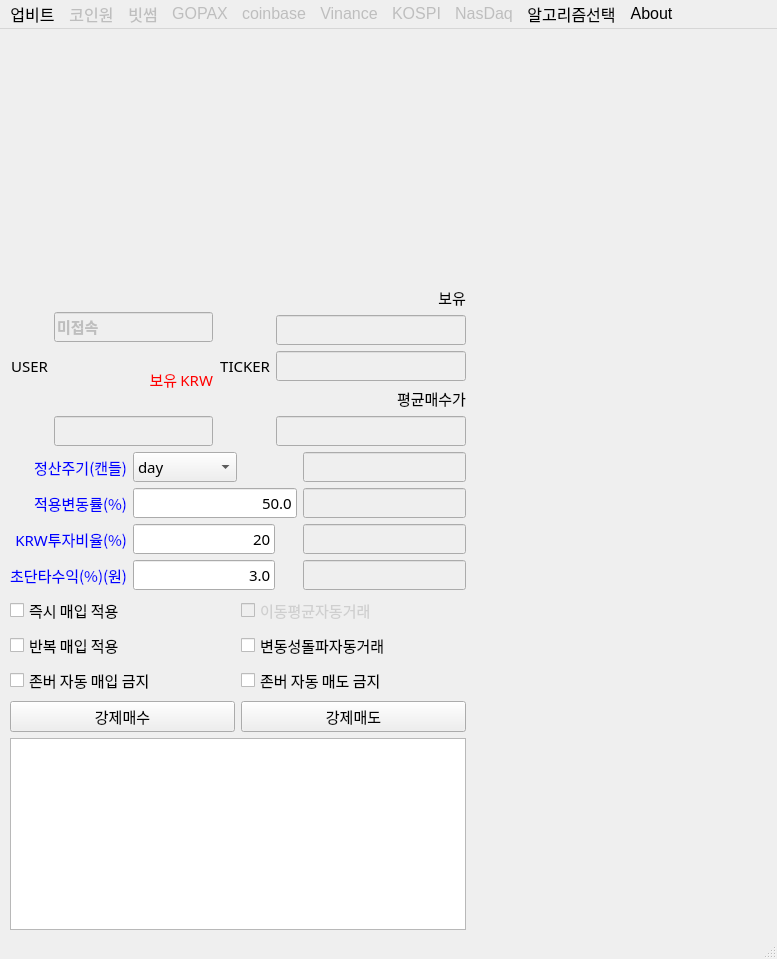
<?xml version="1.0" encoding="UTF-8"?>
<ui version="4.0">
 <class>MainWindow</class>
 <widget class="QMainWindow" name="MainWindow">
  <property name="geometry">
   <rect>
    <x>0</x>
    <y>0</y>
    <width>777</width>
    <height>959</height>
   </rect>
  </property>
  <property name="sizePolicy">
   <sizepolicy hsizetype="Fixed" vsizetype="Fixed">
    <horstretch>0</horstretch>
    <verstretch>0</verstretch>
   </sizepolicy>
  </property>
  <property name="windowTitle">
   <string>24시간 잠들지 않는 bitMeta23.01.27</string>
  </property>
  <property name="windowIcon">
   <iconset>
    <normaloff>2.ico</normaloff>2.ico</iconset>
  </property>
  <property name="windowOpacity">
   <double>80.000000000000000</double>
  </property>
  <property name="animated">
   <bool>false</bool>
  </property>
  <widget class="QWidget" name="centralwidget">
   <widget class="QLabel" name="lbl_upbitInterest">
    <property name="geometry">
     <rect>
      <x>38</x>
      <y>153</y>
      <width>131</width>
      <height>21</height>
     </rect>
    </property>
    <property name="font">
     <font>
      <family>맑은 고딕</family>
      <pointsize>11</pointsize>
      <weight>75</weight>
      <bold>true</bold>
     </font>
    </property>
    <property name="text">
     <string/>
    </property>
    <property name="alignment">
     <set>Qt::AlignRight|Qt::AlignTrailing|Qt::AlignVCenter</set>
    </property>
   </widget>
   <widget class="QWidget" name="verticalLayoutWidget_2">
    <property name="geometry">
     <rect>
      <x>10</x>
      <y>0</y>
      <width>456</width>
      <height>901</height>
     </rect>
    </property>
    <layout class="QVBoxLayout" name="verticalLayout_4">
     <item>
      <widget class="OverviewWidget" name="widget_3" native="true">
       <property name="maximumSize">
        <size>
         <width>16777215</width>
         <height>120</height>
        </size>
       </property>
      </widget>
     </item>
     <item>
      <widget class="ChartWidget" name="widget_2" native="true"/>
     </item>
     <item>
      <layout class="QHBoxLayout" name="horizontalLayout_3">
       <item>
        <layout class="QHBoxLayout" name="horizontalLayout_4">
         <item>
          <layout class="QVBoxLayout" name="verticalLayout_7">
           <item>
            <widget class="QLabel" name="label">
             <property name="font">
              <font>
               <family>맑은 고딕</family>
               <pointsize>11</pointsize>
              </font>
             </property>
             <property name="text">
              <string>USER</string>
             </property>
             <property name="alignment">
              <set>Qt::AlignRight|Qt::AlignTrailing|Qt::AlignVCenter</set>
             </property>
            </widget>
           </item>
          </layout>
         </item>
         <item>
          <layout class="QVBoxLayout" name="verticalLayout_11">
           <item>
            <widget class="QLabel" name="label_14">
             <property name="sizePolicy">
              <sizepolicy hsizetype="Fixed" vsizetype="Fixed">
               <horstretch>0</horstretch>
               <verstretch>0</verstretch>
              </sizepolicy>
             </property>
             <property name="font">
              <font>
               <family>맑은 고딕</family>
               <pointsize>11</pointsize>
               <italic>false</italic>
              </font>
             </property>
             <property name="text">
              <string/>
             </property>
             <property name="pixmap">
              <pixmap>3.ico</pixmap>
             </property>
             <property name="scaledContents">
              <bool>true</bool>
             </property>
             <property name="alignment">
              <set>Qt::AlignRight|Qt::AlignTrailing|Qt::AlignVCenter</set>
             </property>
            </widget>
           </item>
           <item>
            <widget class="QLineEdit" name="lineEdit_idInfo">
             <property name="enabled">
              <bool>false</bool>
             </property>
             <property name="font">
              <font>
               <family>맑은 고딕</family>
               <pointsize>11</pointsize>
               <weight>75</weight>
               <italic>false</italic>
               <bold>true</bold>
              </font>
             </property>
             <property name="text">
              <string>미접속</string>
             </property>
             <property name="alignment">
              <set>Qt::AlignLeading|Qt::AlignLeft|Qt::AlignVCenter</set>
             </property>
            </widget>
           </item>
           <item>
            <widget class="QLabel" name="label_19">
             <property name="font">
              <font>
               <family>맑은 고딕</family>
               <pointsize>11</pointsize>
              </font>
             </property>
             <property name="styleSheet">
              <string notr="true">color:red;</string>
             </property>
             <property name="text">
              <string>보유 KRW</string>
             </property>
             <property name="alignment">
              <set>Qt::AlignRight|Qt::AlignTrailing|Qt::AlignVCenter</set>
             </property>
            </widget>
           </item>
           <item>
            <widget class="QLineEdit" name="lineEdit_boyuKRW">
             <property name="enabled">
              <bool>false</bool>
             </property>
             <property name="font">
              <font>
               <family>맑은 고딕</family>
               <pointsize>11</pointsize>
              </font>
             </property>
             <property name="alignment">
              <set>Qt::AlignRight|Qt::AlignTrailing|Qt::AlignVCenter</set>
             </property>
            </widget>
           </item>
          </layout>
         </item>
        </layout>
       </item>
       <item>
        <widget class="QLabel" name="label_2">
         <property name="font">
          <font>
           <family>맑은 고딕</family>
           <pointsize>11</pointsize>
          </font>
         </property>
         <property name="text">
          <string>TICKER</string>
         </property>
         <property name="alignment">
          <set>Qt::AlignRight|Qt::AlignTrailing|Qt::AlignVCenter</set>
         </property>
        </widget>
       </item>
       <item>
        <layout class="QVBoxLayout" name="verticalLayout_8">
         <item>
          <widget class="QLabel" name="lbl_boyuInterest">
           <property name="font">
            <font>
             <family>맑은 고딕</family>
             <pointsize>11</pointsize>
            </font>
           </property>
           <property name="text">
            <string>보유</string>
           </property>
           <property name="alignment">
            <set>Qt::AlignRight|Qt::AlignTrailing|Qt::AlignVCenter</set>
           </property>
          </widget>
         </item>
         <item>
          <widget class="QLineEdit" name="lineEdit_boyuMATIC">
           <property name="enabled">
            <bool>false</bool>
           </property>
           <property name="font">
            <font>
             <family>맑은 고딕</family>
             <pointsize>11</pointsize>
            </font>
           </property>
           <property name="alignment">
            <set>Qt::AlignRight|Qt::AlignTrailing|Qt::AlignVCenter</set>
           </property>
          </widget>
         </item>
         <item>
          <widget class="QLineEdit" name="lineEdit_boyuMATIC_2">
           <property name="enabled">
            <bool>false</bool>
           </property>
           <property name="font">
            <font>
             <family>맑은 고딕</family>
             <pointsize>11</pointsize>
            </font>
           </property>
           <property name="alignment">
            <set>Qt::AlignRight|Qt::AlignTrailing|Qt::AlignVCenter</set>
           </property>
          </widget>
         </item>
         <item>
          <widget class="QLabel" name="label_12">
           <property name="font">
            <font>
             <family>맑은 고딕</family>
             <pointsize>11</pointsize>
            </font>
           </property>
           <property name="text">
            <string>평균매수가</string>
           </property>
           <property name="alignment">
            <set>Qt::AlignRight|Qt::AlignTrailing|Qt::AlignVCenter</set>
           </property>
          </widget>
         </item>
         <item>
          <widget class="QLineEdit" name="lineEdit_avgMesu">
           <property name="enabled">
            <bool>false</bool>
           </property>
           <property name="font">
            <font>
             <family>맑은 고딕</family>
             <pointsize>11</pointsize>
            </font>
           </property>
           <property name="text">
            <string/>
           </property>
           <property name="alignment">
            <set>Qt::AlignRight|Qt::AlignTrailing|Qt::AlignVCenter</set>
           </property>
          </widget>
         </item>
        </layout>
       </item>
      </layout>
     </item>
     <item>
      <layout class="QHBoxLayout" name="horizontalLayout_2">
       <item>
        <layout class="QVBoxLayout" name="verticalLayout_5">
         <item>
          <widget class="QLabel" name="label_23">
           <property name="font">
            <font>
             <family>맑은 고딕</family>
             <pointsize>11</pointsize>
             <underline>false</underline>
            </font>
           </property>
           <property name="styleSheet">
            <string notr="true">color:blue;</string>
           </property>
           <property name="text">
            <string>정산주기(캔들)</string>
           </property>
           <property name="alignment">
            <set>Qt::AlignRight|Qt::AlignTrailing|Qt::AlignVCenter</set>
           </property>
          </widget>
         </item>
         <item>
          <widget class="QLabel" name="label_22">
           <property name="font">
            <font>
             <family>맑은 고딕</family>
             <pointsize>11</pointsize>
             <underline>false</underline>
            </font>
           </property>
           <property name="styleSheet">
            <string notr="true">color:blue;</string>
           </property>
           <property name="text">
            <string>적용변동률(%)</string>
           </property>
           <property name="alignment">
            <set>Qt::AlignRight|Qt::AlignTrailing|Qt::AlignVCenter</set>
           </property>
          </widget>
         </item>
         <item>
          <widget class="QLabel" name="label_11">
           <property name="font">
            <font>
             <family>맑은 고딕</family>
             <pointsize>11</pointsize>
            </font>
           </property>
           <property name="styleSheet">
            <string notr="true">color:blue;</string>
           </property>
           <property name="text">
            <string>KRW투자비율(%)</string>
           </property>
           <property name="alignment">
            <set>Qt::AlignRight|Qt::AlignTrailing|Qt::AlignVCenter</set>
           </property>
          </widget>
         </item>
         <item>
          <widget class="QLabel" name="label_10">
           <property name="font">
            <font>
             <family>맑은 고딕</family>
             <pointsize>11</pointsize>
            </font>
           </property>
           <property name="styleSheet">
            <string notr="true">color:blue;</string>
           </property>
           <property name="text">
            <string>초단타수익(%)(원)</string>
           </property>
           <property name="alignment">
            <set>Qt::AlignRight|Qt::AlignTrailing|Qt::AlignVCenter</set>
           </property>
          </widget>
         </item>
        </layout>
       </item>
       <item>
        <layout class="QVBoxLayout" name="verticalLayout_6">
         <item>
          <widget class="QComboBox" name="comboBox_jugi">
           <property name="sizePolicy">
            <sizepolicy hsizetype="Fixed" vsizetype="Fixed">
             <horstretch>0</horstretch>
             <verstretch>0</verstretch>
            </sizepolicy>
           </property>
           <property name="font">
            <font>
             <family>맑은 고딕</family>
             <pointsize>11</pointsize>
            </font>
           </property>
           <property name="toolTip">
            <string>정산 주기를 조절 할 수 있습니다.</string>
           </property>
           <item>
            <property name="text">
             <string>day</string>
            </property>
           </item>
           <item>
            <property name="text">
             <string>minute1</string>
            </property>
           </item>
           <item>
            <property name="text">
             <string>minute3</string>
            </property>
           </item>
           <item>
            <property name="text">
             <string>minute5</string>
            </property>
           </item>
           <item>
            <property name="text">
             <string>minute10</string>
            </property>
           </item>
           <item>
            <property name="text">
             <string>minute15</string>
            </property>
           </item>
           <item>
            <property name="text">
             <string>munite30</string>
            </property>
           </item>
           <item>
            <property name="text">
             <string>minute60</string>
            </property>
           </item>
           <item>
            <property name="text">
             <string>minute240</string>
            </property>
           </item>
          </widget>
         </item>
         <item>
          <widget class="QLineEdit" name="lineEdit_byunYul">
           <property name="font">
            <font>
             <family>맑은 고딕</family>
             <pointsize>11</pointsize>
            </font>
           </property>
           <property name="toolTip">
            <string>적용 변동률이 낮을 수록 공격적인 투자를 하게 됩니다. 50%를 권장합니다.</string>
           </property>
           <property name="text">
            <string>50.0</string>
           </property>
           <property name="alignment">
            <set>Qt::AlignRight|Qt::AlignTrailing|Qt::AlignVCenter</set>
           </property>
          </widget>
         </item>
         <item>
          <widget class="QLineEdit" name="lineEdit_tujaYul">
           <property name="sizePolicy">
            <sizepolicy hsizetype="Fixed" vsizetype="Fixed">
             <horstretch>0</horstretch>
             <verstretch>0</verstretch>
            </sizepolicy>
           </property>
           <property name="font">
            <font>
             <family>맑은 고딕</family>
             <pointsize>11</pointsize>
            </font>
           </property>
           <property name="toolTip">
            <string>내가 가진 현금중 얼마를 투자 할 것인가를 결정 합니다.</string>
           </property>
           <property name="text">
            <string>20</string>
           </property>
           <property name="alignment">
            <set>Qt::AlignRight|Qt::AlignTrailing|Qt::AlignVCenter</set>
           </property>
          </widget>
         </item>
         <item>
          <widget class="QLineEdit" name="lineEdit_gaingYul">
           <property name="sizePolicy">
            <sizepolicy hsizetype="Fixed" vsizetype="Fixed">
             <horstretch>0</horstretch>
             <verstretch>0</verstretch>
            </sizepolicy>
           </property>
           <property name="font">
            <font>
             <family>맑은 고딕</family>
             <pointsize>11</pointsize>
            </font>
           </property>
           <property name="toolTip">
            <string>무엇보다 우선적으로 적용되는 옵션으로 평균 매수가의 해당 %보다 높을때 단타 매매를 합니다.</string>
           </property>
           <property name="text">
            <string>3.0</string>
           </property>
           <property name="alignment">
            <set>Qt::AlignRight|Qt::AlignTrailing|Qt::AlignVCenter</set>
           </property>
          </widget>
         </item>
        </layout>
       </item>
       <item>
        <layout class="QVBoxLayout" name="verticalLayout_10">
         <item>
          <widget class="QLineEdit" name="lineEdit_jugi">
           <property name="enabled">
            <bool>false</bool>
           </property>
           <property name="font">
            <font>
             <family>맑은 고딕</family>
             <pointsize>11</pointsize>
            </font>
           </property>
           <property name="alignment">
            <set>Qt::AlignRight|Qt::AlignTrailing|Qt::AlignVCenter</set>
           </property>
          </widget>
         </item>
         <item>
          <widget class="QLineEdit" name="lineEdit_targetPrice">
           <property name="enabled">
            <bool>false</bool>
           </property>
           <property name="font">
            <font>
             <family>맑은 고딕</family>
             <pointsize>11</pointsize>
            </font>
           </property>
           <property name="alignment">
            <set>Qt::AlignRight|Qt::AlignTrailing|Qt::AlignVCenter</set>
           </property>
          </widget>
         </item>
         <item>
          <widget class="QLineEdit" name="lineEdit_tujaKum">
           <property name="enabled">
            <bool>false</bool>
           </property>
           <property name="font">
            <font>
             <family>맑은 고딕</family>
             <pointsize>11</pointsize>
            </font>
           </property>
           <property name="alignment">
            <set>Qt::AlignRight|Qt::AlignTrailing|Qt::AlignVCenter</set>
           </property>
          </widget>
         </item>
         <item>
          <widget class="QLineEdit" name="lineEdit_gaingKum">
           <property name="enabled">
            <bool>false</bool>
           </property>
           <property name="font">
            <font>
             <family>맑은 고딕</family>
             <pointsize>11</pointsize>
            </font>
           </property>
           <property name="alignment">
            <set>Qt::AlignRight|Qt::AlignTrailing|Qt::AlignVCenter</set>
           </property>
          </widget>
         </item>
        </layout>
       </item>
      </layout>
     </item>
     <item>
      <layout class="QHBoxLayout" name="horizontalLayout">
       <item>
        <layout class="QVBoxLayout" name="verticalLayout">
         <item>
          <widget class="QCheckBox" name="cBox_immediatery_trade">
           <property name="font">
            <font>
             <family>맑은 고딕</family>
             <pointsize>11</pointsize>
            </font>
           </property>
           <property name="toolTip">
            <string>즉시 적용이란 변동성 돌파 자동 거래를 허가 했을때 이미 매수 타갯 가격에 도달 한 경우에  즉시 매수가 이루어 집니다. </string>
           </property>
           <property name="text">
            <string>즉시 매입 적용</string>
           </property>
           <property name="iconSize">
            <size>
             <width>32</width>
             <height>32</height>
            </size>
           </property>
          </widget>
         </item>
         <item>
          <widget class="QCheckBox" name="cBox_banbok_trade">
           <property name="font">
            <font>
             <family>맑은 고딕</family>
             <pointsize>11</pointsize>
            </font>
           </property>
           <property name="toolTip">
            <string>반복매입이란 1회 최초 타겟가격에 매입을 한후 가격이 하락후 재 상승하여 타겟가에 도달 했을때 추가 매입을 시도 하는 옵션입니다.</string>
           </property>
           <property name="text">
            <string>반복 매입 적용</string>
           </property>
           <property name="iconSize">
            <size>
             <width>32</width>
             <height>32</height>
            </size>
           </property>
          </widget>
         </item>
         <item>
          <widget class="QCheckBox" name="cBox_zonbu_mesuNot">
           <property name="font">
            <font>
             <family>맑은 고딕</family>
             <pointsize>11</pointsize>
            </font>
           </property>
           <property name="toolTip">
            <string>존버 매입 금지는 변동성 돌파 매입을 금지 합니다.</string>
           </property>
           <property name="text">
            <string>존버 자동 매입 금지</string>
           </property>
           <property name="iconSize">
            <size>
             <width>32</width>
             <height>32</height>
            </size>
           </property>
          </widget>
         </item>
         <item>
          <widget class="QPushButton" name="btn_mesu">
           <property name="font">
            <font>
             <family>맑은 고딕</family>
             <pointsize>11</pointsize>
            </font>
           </property>
           <property name="text">
            <string>강제매수</string>
           </property>
          </widget>
         </item>
        </layout>
       </item>
       <item>
        <layout class="QVBoxLayout" name="verticalLayout_2">
         <item>
          <widget class="QCheckBox" name="cBox_trade_2">
           <property name="enabled">
            <bool>false</bool>
           </property>
           <property name="font">
            <font>
             <family>맑은 고딕</family>
             <pointsize>11</pointsize>
            </font>
           </property>
           <property name="toolTip">
            <string>변동성 돌파 자동 거래를 허가 하는것이 거래의 시작입니다.</string>
           </property>
           <property name="styleSheet">
            <string notr="true">color: rgb(207, 207, 207);</string>
           </property>
           <property name="text">
            <string>이동평균자동거래</string>
           </property>
           <property name="iconSize">
            <size>
             <width>32</width>
             <height>32</height>
            </size>
           </property>
          </widget>
         </item>
         <item>
          <widget class="QCheckBox" name="cBox_trade">
           <property name="font">
            <font>
             <family>맑은 고딕</family>
             <pointsize>11</pointsize>
            </font>
           </property>
           <property name="toolTip">
            <string>변동성 돌파 자동 거래를 허가 하는것이 거래의 시작입니다.</string>
           </property>
           <property name="text">
            <string>변동성돌파자동거래</string>
           </property>
           <property name="iconSize">
            <size>
             <width>32</width>
             <height>32</height>
            </size>
           </property>
          </widget>
         </item>
         <item>
          <widget class="QCheckBox" name="cBox_zonbu">
           <property name="font">
            <font>
             <family>맑은 고딕</family>
             <pointsize>11</pointsize>
            </font>
           </property>
           <property name="toolTip">
            <string>초단타 수익률이 실현 될 때까지 버티기</string>
           </property>
           <property name="text">
            <string>존버 자동 매도 금지</string>
           </property>
           <property name="iconSize">
            <size>
             <width>32</width>
             <height>32</height>
            </size>
           </property>
          </widget>
         </item>
         <item>
          <widget class="QPushButton" name="btn_medo">
           <property name="font">
            <font>
             <family>맑은 고딕</family>
             <pointsize>11</pointsize>
            </font>
           </property>
           <property name="text">
            <string>강제매도</string>
           </property>
          </widget>
         </item>
        </layout>
       </item>
      </layout>
     </item>
     <item>
      <widget class="QTextEdit" name="textEdit_botSend">
       <property name="sizePolicy">
        <sizepolicy hsizetype="Preferred" vsizetype="Preferred">
         <horstretch>0</horstretch>
         <verstretch>0</verstretch>
        </sizepolicy>
       </property>
      </widget>
     </item>
    </layout>
   </widget>
   <widget class="OrderbookWidget" name="widget" native="true">
    <property name="geometry">
     <rect>
      <x>470</x>
      <y>0</y>
      <width>285</width>
      <height>473</height>
     </rect>
    </property>
   </widget>
  </widget>
  <widget class="QMenuBar" name="menubar">
   <property name="geometry">
    <rect>
     <x>0</x>
     <y>0</y>
     <width>777</width>
     <height>27</height>
    </rect>
   </property>
   <property name="font">
    <font>
     <pointsize>12</pointsize>
    </font>
   </property>
   <widget class="QMenu" name="menu_2">
    <property name="title">
     <string>업비트</string>
    </property>
    <addaction name="actionLogin"/>
    <addaction name="actionStop"/>
    <addaction name="separator"/>
    <addaction name="actionBTasking"/>
    <addaction name="separator"/>
    <addaction name="actionRegister"/>
   </widget>
   <widget class="QMenu" name="menu_3">
    <property name="enabled">
     <bool>false</bool>
    </property>
    <property name="title">
     <string>코인원</string>
    </property>
    <addaction name="actionInquiry"/>
   </widget>
   <widget class="QMenu" name="menu_4">
    <property name="enabled">
     <bool>false</bool>
    </property>
    <property name="title">
     <string>빗썸</string>
    </property>
   </widget>
   <widget class="QMenu" name="menuGOPAX">
    <property name="enabled">
     <bool>false</bool>
    </property>
    <property name="title">
     <string>GOPAX</string>
    </property>
   </widget>
   <widget class="QMenu" name="menuVinance">
    <property name="enabled">
     <bool>false</bool>
    </property>
    <property name="title">
     <string>Vinance</string>
    </property>
   </widget>
   <widget class="QMenu" name="menucoinbase">
    <property name="enabled">
     <bool>false</bool>
    </property>
    <property name="title">
     <string>coinbase</string>
    </property>
   </widget>
   <widget class="QMenu" name="menuKOSPI">
    <property name="enabled">
     <bool>false</bool>
    </property>
    <property name="title">
     <string>KOSPI</string>
    </property>
   </widget>
   <widget class="QMenu" name="menuNasDaq">
    <property name="enabled">
     <bool>false</bool>
    </property>
    <property name="title">
     <string>NasDaq</string>
    </property>
   </widget>
   <widget class="QMenu" name="menu">
    <property name="font">
     <font>
      <family>맑은 고딕</family>
      <pointsize>11</pointsize>
     </font>
    </property>
    <property name="title">
     <string>알고리즘선택</string>
    </property>
    <addaction name="actionqusehdtjdehfvk"/>
    <addaction name="actioncheksxkaoao"/>
   </widget>
   <widget class="QMenu" name="menuAbout">
    <property name="title">
     <string>About</string>
    </property>
    <addaction name="actionaBot"/>
   </widget>
   <addaction name="menu_2"/>
   <addaction name="menu_3"/>
   <addaction name="menu_4"/>
   <addaction name="menuGOPAX"/>
   <addaction name="menucoinbase"/>
   <addaction name="menuVinance"/>
   <addaction name="menuKOSPI"/>
   <addaction name="menuNasDaq"/>
   <addaction name="menu"/>
   <addaction name="menuAbout"/>
  </widget>
  <widget class="QStatusBar" name="statusbar"/>
  <action name="actionLogin">
   <property name="enabled">
    <bool>true</bool>
   </property>
   <property name="icon">
    <iconset>
     <normaloff>gLed.png</normaloff>gLed.png</iconset>
   </property>
   <property name="text">
    <string>로그인</string>
   </property>
   <property name="font">
    <font>
     <family>맑은 고딕</family>
     <pointsize>12</pointsize>
    </font>
   </property>
  </action>
  <action name="actionStop">
   <property name="enabled">
    <bool>true</bool>
   </property>
   <property name="icon">
    <iconset>
     <normaloff>rLed.png</normaloff>rLed.png</iconset>
   </property>
   <property name="text">
    <string>로그아웃</string>
   </property>
   <property name="font">
    <font>
     <family>맑은 고딕</family>
     <pointsize>12</pointsize>
    </font>
   </property>
  </action>
  <action name="actionInquiry">
   <property name="enabled">
    <bool>false</bool>
   </property>
   <property name="text">
    <string>Inquiry</string>
   </property>
  </action>
  <action name="actionRegister">
   <property name="icon">
    <iconset>
     <normaloff>3.ico</normaloff>3.ico</iconset>
   </property>
   <property name="text">
    <string>회원등록</string>
   </property>
   <property name="font">
    <font>
     <family>맑은 고딕</family>
     <pointsize>12</pointsize>
    </font>
   </property>
  </action>
  <action name="actionqusehdtjdehfvk">
   <property name="checkable">
    <bool>true</bool>
   </property>
   <property name="checked">
    <bool>true</bool>
   </property>
   <property name="text">
    <string>변동성돌파 </string>
   </property>
  </action>
  <action name="actionBTasking">
   <property name="icon">
    <iconset>
     <normaloff>1.ico</normaloff>1.ico</iconset>
   </property>
   <property name="text">
    <string>코인변경</string>
   </property>
   <property name="font">
    <font>
     <family>맑은 고딕</family>
     <pointsize>12</pointsize>
    </font>
   </property>
  </action>
  <action name="actioncheksxkaoao">
   <property name="checkable">
    <bool>true</bool>
   </property>
   <property name="checked">
    <bool>true</bool>
   </property>
   <property name="text">
    <string>분봉초단타매매</string>
   </property>
  </action>
  <action name="actionaBot">
   <property name="icon">
    <iconset>
     <normaloff>bitmetaSmall3.bmp</normaloff>bitmetaSmall3.bmp</iconset>
   </property>
   <property name="text">
    <string>aBot</string>
   </property>
  </action>
 </widget>
 <customwidgets>
  <customwidget>
   <class>OrderbookWidget</class>
   <extends>QWidget</extends>
   <header>orderbook</header>
   <container>1</container>
  </customwidget>
  <customwidget>
   <class>ChartWidget</class>
   <extends>QWidget</extends>
   <header>chart</header>
   <container>1</container>
  </customwidget>
  <customwidget>
   <class>OverviewWidget</class>
   <extends>QWidget</extends>
   <header>overview</header>
   <container>1</container>
  </customwidget>
 </customwidgets>
 <resources/>
 <connections/>
</ui>
